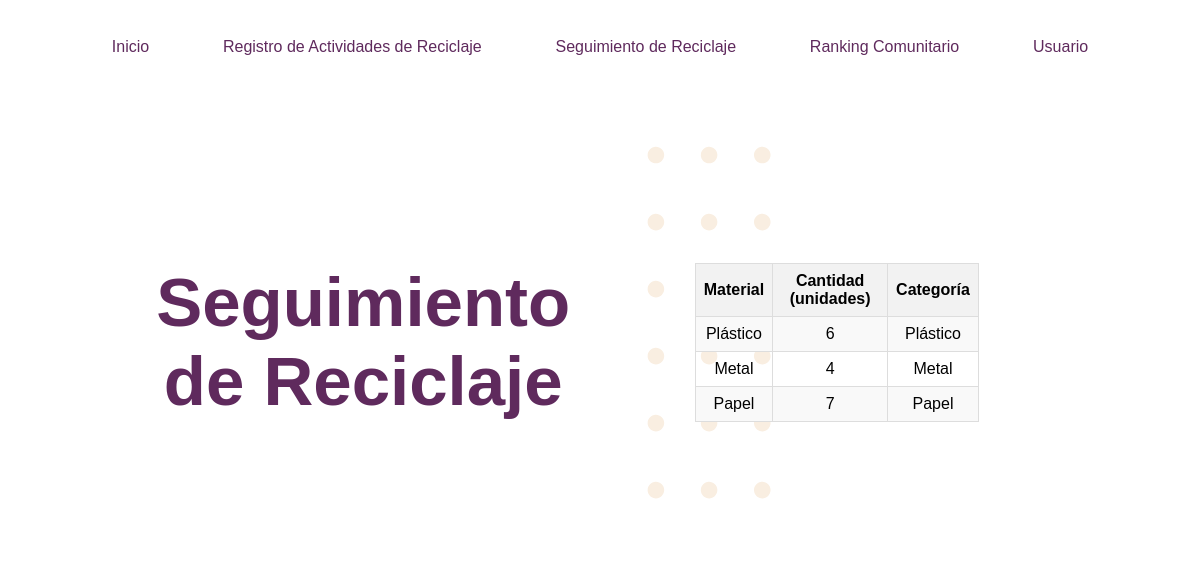
Page /seguimiento (signed in) on the earlier database version.
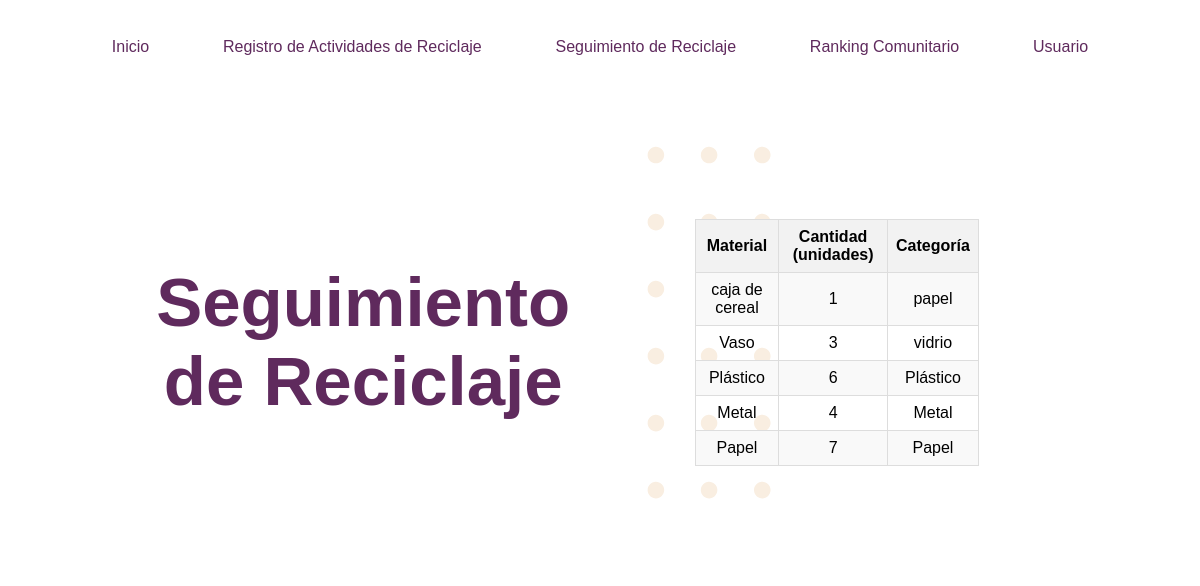
Same page on the later database version.
### tables this page shows
CREATE TABLE actividades_reciclaje (    id INTEGER PRIMARY KEY,    usuario_id INTEGER,    material TEXT,    cantidad INTEGER,    categoria TEXT,    FOREIGN KEY (usuario_id) REFERENCES usuarios (id));

### app.py (the view)
@app.route('/seguimiento', methods=['GET'])
def seguimiento():
    if 'usuario' in session:
        usuario_actual = obtener_usuario_por_correo_id(session['usuario'])
        actividades_recientes = obtener_actividades_recientes(usuario_actual[0])
        return render_template('seguimiento.html', actividades_recientes=actividades_recientes)
    else:
        return redirect(url_for('inicio_sesion'))

### app.py (called while the page is built)
def conectar_bd():
    return sqlite3.connect('reciclaje.db')

def obtener_usuario_por_correo_id(correo):
    conn = conectar_bd()
    cursor = conn.cursor()
    cursor.execute('SELECT id, nombre, correo, puntos FROM usuarios WHERE correo = ?', (correo,))
    usuario = cursor.fetchone()
    conn.close()
    return usuario

def obtener_actividades_recientes(usuario_id):
    conn = sqlite3.connect('reciclaje.db')
    cursor = conn.cursor()
    cursor.execute('''
        SELECT material, cantidad, categoria
        FROM actividades_reciclaje
        WHERE usuario_id = ?
        ORDER BY id DESC
        LIMIT 5  -- Obtener las últimas 5 actividades reciclaje
    ''', (usuario_id,))
    actividades_recientes = cursor.fetchall()
    conn.close()
    return actividades_recientes

### templates/seguimiento.html (shortened to what this page needs)
<!DOCTYPE html>
<html lang="en">
<head>
    <link rel="stylesheet" type="text/css" href="{{ url_for('static', filename='main.css') }}">
    <link rel="stylesheet" type="text/css" href="{{ url_for('static', filename='seguimiento.css') }}">
</head>
<body>
    <header id="header">
        <ul id="mainMenu">
            <li><a href="/">Inicio</a></li>
            <li><a href="/registro_actividades">Registro de Actividades de Reciclaje</a></li>
            <li><a href="/seguimiento">Seguimiento de Reciclaje</a></li>
            <li><a href="/ranking_comunitario">Ranking Comunitario</a></li>
            {% if 'usuario' in session %}
                <li><a href="/usuario">Usuario</a></li>
            {% else %}
                <li><a href="/inicio_sesion">Iniciar Sesión</a></li>
            {% endif %}
        </ul>
    </header>
    <section class="contentPage">
        <div  class="contentColumn"><h1 class="pageTitle">Seguimiento de Reciclaje</h1></div>
        <div  class="contentColumn contentSeg">
            {% if actividades_recientes %}
                <table>
                    <thead>
                        <tr>
                            <th>Material</th>
                            <th>Cantidad (unidades)</th>
                            <th>Categoría</th>
                        </tr>
                    </thead>
                    <tbody>
                        {% for actividad in actividades_recientes %}
                            <tr>
                                <td>{{ actividad[0] }}</td>
                                <td>{{ actividad[1] }}</td>
                                <td>{{ actividad[2] }}</td>
                            </tr>
                        {% endfor %}
                    </tbody>
                </table>
            {% else %}
                <p>No hay actividades de reciclaje registradas.</p>
            {% endif %}
        </div>
    </section>
</body>
</html>

### static/main.css (style rules this page uses)
:root { --color-violeta: #5f2a5d; --color-crema:#f9eee1; --color-naranja: #ff885e; --color-rojo-calido: #FF5733; --color-rosa-claro: #FFB6C1; --color-verde-menta: #00FFC3; --color-gris-claro: #ecf0f1; --color-gris-oscuro: #34495e; --color-blanco: #ffffff; --color-negro: #000000; }
body { font-family: 'Lexend', sans-serif; background-color: var(--color-blanco); }
#header { padding: 30px; font-size: 16px; font-weight: 400; }
#mainMenu { list-style-type: none; margin: 0; padding: 0; overflow: hidden; display: flex; justify-content: center; justify-content: space-evenly; }
#mainMenu > li > a { text-decoration: none; color: var(--color-violeta); }
.pageTitle { color:var(--color-violeta); font-weight: 700; font-size: 69px; text-align: center; }
.contentPage { padding-top: 120px; padding-bottom: 80px; background-image: url(./img/section-bg2.svg); background-position: center right; background-repeat: no-repeat; display: flex; justify-content: flex-start; align-items: center; width: 80%; margin: 0 auto; }
.contentColumn { width: 50%; display: flex; align-items: center; background-position: left top; background-repeat: no-repeat; flex-direction: column; }

### static/seguimiento.css (style rules this page uses)
table { table-layout: auto; text-align: center; border-collapse: collapse; }
.contentSeg table { width: 60%; }
th { background-color: #f2f2f2; border: 1px solid #dddddd; padding: 8px; }
td { border: 1px solid #dddddd; padding: 8px; }
tr:nth-child(odd) { background-color: #f9f9f9; }

Differences in the rows shown:
added actividades_reciclaje: material "caja de cereal", cantidad "1", categoria "papel"
added actividades_reciclaje: material "Vaso", cantidad "3", categoria "vidrio"
